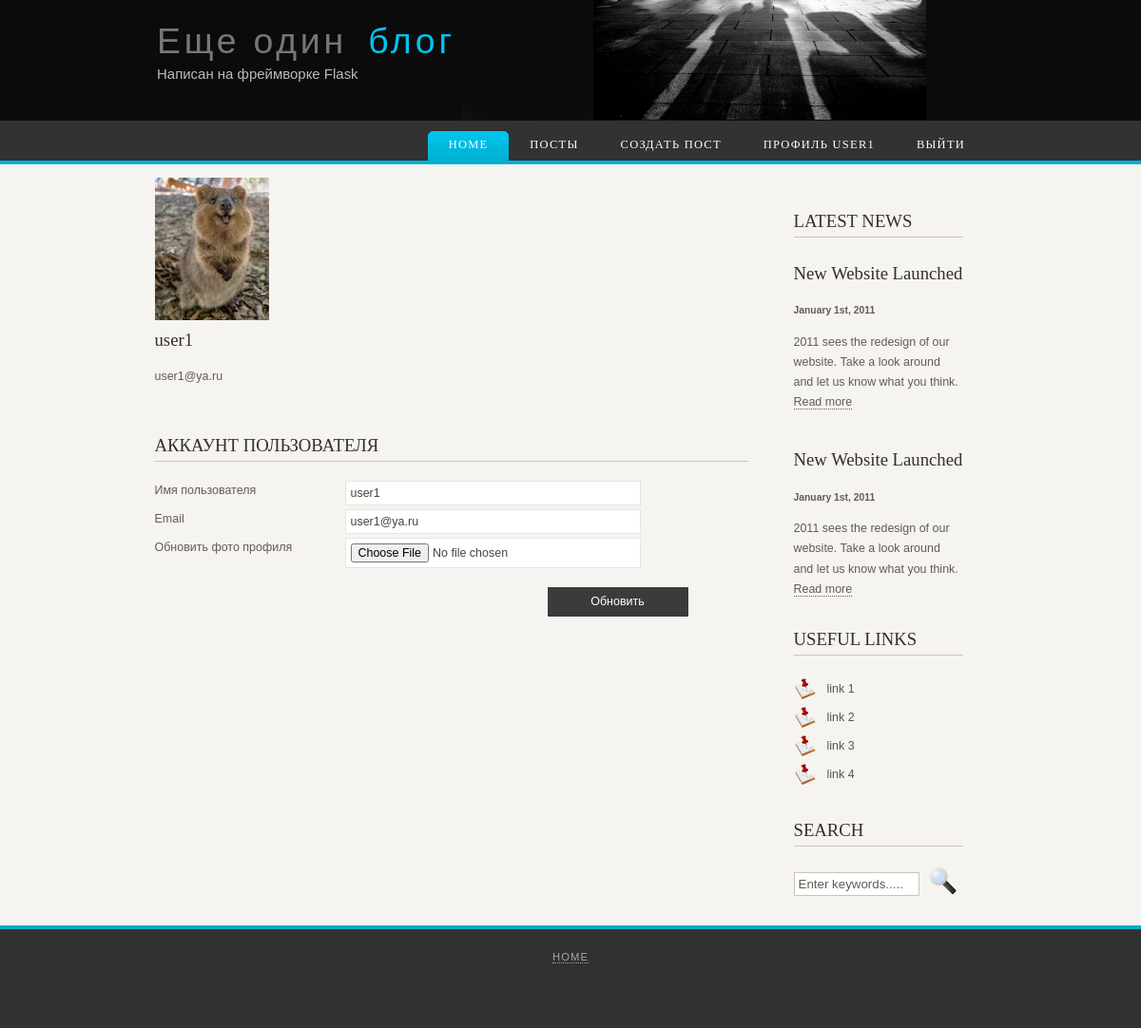
The app's page /account (signed in) with its own data.
### my_flask_blog/models.py (models this page shows, shortened)
class User(db.Model, UserMixin):
    id = db.Column(db.Integer, primary_key=True)
    username = db.Column(db.String(20), unique=True, nullable=False)
    email = db.Column(db.String(120), unique=True, nullable=False)
    image_file = db.Column(db.String(20), nullable=False, default='default.png')
    password = db.Column(db.String(60), nullable=False)
    posts = db.relationship('Post', backref='author', lazy=True)
    active = db.Column(db.Boolean(), default=True)
    roles = db.relationship('Role', secondary=roles_users, backref=db.backref('users', lazy='dynamic'))
    @property
    def is_authenticated(self):
        return True

### my_flask_blog/users/routes.py (the view)
@users.route("/account", methods=['GET', 'POST'])
@login_required
def account():
    form = UpdateAccountForm()
    if form.validate_on_submit():
        if form.picture.data:
            picture_file = save_picture(form.picture.data)
            current_user.image_file = picture_file
        current_user.username = form.username.data
        current_user.email = form.email.data
        db.session.commit()
        flash('Ваш аккаунт был обновлен!', 'success')
        return redirect(url_for('users.account'))
    elif request.method == 'GET':
        form.username.data = current_user.username
        form.email.data = current_user.email
        page = request.args.get('page', 1, type=int)
        user = User.query.filter_by(username=form.username.data).first_or_404()
        posts = Post.query.filter_by(author=user).order_by(Post.date_posted.desc()).paginate(page=page, per_page=5)
    image_file = url_for('static', filename='profile_pics/' + current_user.image_file)
    return render_template('account.html', title='Account', image_file=image_file, form=form, posts=posts, user=user)

### my_flask_blog/users/forms.py (shortened to what this page needs)
class UpdateAccountForm(FlaskForm):
    username = StringField('Имя пользователя', validators=[DataRequired(), Length(min=2, max=20)])
    email = StringField('Email', validators=[DataRequired(), Email()])
    picture = FileField('Обновить фото профиля', validators=[FileAllowed(['jpg', 'png'])])
    submit = SubmitField('Обновить')

### my_flask_blog/templates/account.html (shortened to what this page needs)
{% extends "base.html" %}
{% block content %}
      <div class="media">
          <img src="{{ image_file }}">
          <h2>{{ current_user.username }}</h2>
          <p>{{ current_user.email }}</p>
      </div>
        <div id="content">
        <h1>Аккаунт пользователя</h1>
        <form action="" method="post" enctype="multipart/form-data">
          <div class="form_settings">
            <p><span>Имя пользователя</span><input class="contact" type="text" name="username" value="{{ current_user.username }}" />
            </p>
            <p><span>Email</span><input class="contact" type="text" name="email" value="{{ current_user.email }}" />
            </p>
              <p>
                  <span>{{ form.picture.label() }}</span>
                  {{ form.picture(class="form-control-file") }}
              </p>
            <p style="padding-top: 15px"><span>&nbsp;</span><input class="submit" type="submit" name="submit" value="Обновить" /></p>
          </div>
        </form>
      </div>
{% endblock %}

### my_flask_blog/templates/base.html (shortened to what this page needs)
<!DOCTYPE HTML>
<html>
<head>
  <link rel="stylesheet" type="text/css" href="{{ url_for('static', filename='style/style.css') }}" />
</head>
<body>
  <div id="main">
    <div id="header">
      <div id="logo">
        <div id="logo_text">
          <h1><a href="{{ url_for('main.home') }}">Еще один<span class="logo_colour">&ensp;блог</span></a></h1>
          <h2>Написан на фреймворке Flask</h2>
        </div>
      </div>
      <div id="menubar">
        <ul id="menu">
          <li class="selected"><a href="{{ url_for('main.home') }}">Home</a></li>
          {% if current_user.is_authenticated %}
          <li><a href="{{ url_for('posts.allpost') }}">Посты</a></li>
          <li><a href="{{ url_for('posts.new_post') }}">Создать пост</a></li>
          <li><a href="{{ url_for('users.account') }}">Профиль {{ current_user.username }}</a></li>
          <li><a href="{{ url_for('users.logout') }}">Выйти</a></li>
          {% else %}
          <li><a href="{{ url_for('users.login') }}">Войти</a></li>
          <li><a href="{{ url_for('users.register') }}">Зарегистрироваться</a></li>
          {% endif %}
        </ul>
      </div>
    </div>
    <div id="site_content">
      <div class="sidebar">
        <h3>Latest News</h3>
        <h4>New Website Launched</h4>
        <h5>January 1st, 2011</h5>
        <p>2011 sees the redesign of our website. Take a look around and let us know what you think.<br /><a href="#">Read more</a></p>
        <p></p>
        <h4>New Website Launched</h4>
        <h5>January 1st, 2011</h5>
        <p>2011 sees the redesign of our website. Take a look around and let us know what you think.<br /><a href="#">Read more</a></p>
        <h3>Useful Links</h3>
        <ul>
          <li><a href="#">link 1</a></li>
          <li><a href="#">link 2</a></li>
          <li><a href="#">link 3</a></li>
          <li><a href="#">link 4</a></li>
        </ul>
        <h3>Search</h3>
        <form method="post" action="#" id="search_form">
          <p>
            <input class="search" type="text" name="search_field" value="Enter keywords....." />
            <input name="search" type="image" style="border: 0; margin: 0 0 -9px 5px;" src="../static/style/search.png" alt="Search" title="Search" />
          </p>
        </form>
      </div>
            {% block content %}{% endblock %}
    </div>
    <div id="footer">
      <p><a href="{{ url_for('main.home') }}">Home</a></p>
    </div>
  </div>
</body>
</html>

### my_flask_blog/static/style/style.css (style rules this page uses)
html { height: 100%; }
body { font-family: "lucida sans", arial, sans-serif; padding: 0px; margin: 0px; font-size: .78em; background: #F6F4F0; color: #635B53; }
p { margin: 0px; padding: 0px 0px 16px 0px; line-height: 1.7em; }
h1, h2, h3, h4 { font-size: 150%; padding: 7px 0px 5px 0px; margin: 0px 0px 12px 0px; font-weight: normal; color: #342F28; font-family: serif; }
h1, h3 { text-transform: uppercase; margin: 10px 0px 20px 0px; padding: 5px 20px 5px 0px; border-bottom: 1px solid #CCC6B4; }
a, a:hover { border-bottom: 1px dotted; color: #635B53; text-decoration: none; }
img { border: 0px; margin: 0px; padding: 0px; }
a { outline: none; }
form { padding: 0; margin: 0; }
ul { margin: 2px 0px 18px 16px; padding: 0px; }
ul li { list-style-type: square; margin: 0px 0px 6px 0px; padding: 0px; }
#main, #logo, #menubar, #site_content, #footer { margin-left: auto; margin-right: auto; }
#header { background: url(back.png) repeat-x; }
#logo { width: 870px; height: 127px; position: relative; background: transparent url(logo.png) no-repeat right; }
#logo #logo_text { position: absolute; top: 0; left: 0; }
#logo h1, #logo h2 { font: normal 300% 'century gothic', arial, sans-serif; border-bottom: 0; text-transform: none; margin: 0 0 0 9px; }
#logo_text h1, #logo_text h1 a, #logo_text h1 a:hover { padding: 22px 0 0 0; color: #777; letter-spacing: 0.1em; text-decoration: none; }
#logo_text h1 a .logo_colour { color: #00C5EE; }
#logo_text h2 { font-size: 120%; padding: 4px 0 0 0; color: #BBB; }
#logo h1, #logo h2 { margin: 0; font-family: "century gothic", arial, sans-serif; }
#logo h1 { font-size: 300%; padding: 22px 0px 0px 0px; color: #777; }
#logo h2 { font-size: 120%; padding: 4px 0px 0px 0px; color: #BBB; }
#logo a { border: none; }
#menubar { width: 870px; height: 46px; padding-top: 4px; padding-left: 4px; }
ul#menu { float: right; margin: 0px; }
ul#menu li { float: left; margin: 5px 0 0 0; padding: 0 0 0 6px; list-style: none; }
ul#menu li a { letter-spacing: 0.1em; font-family: serif; font-size: 100%; display: block; float: left; height: 20px; text-decoration: none; padding: 9px 22px 5px 16px; text-align: center; color: #FFF; text-transform: uppercase; border: none; }
ul#menu li.selected a { height: 20px; padding: 7px 22px 4px 16px; }
ul#menu li.selected { margin: 7px 0 0 0; background: #635B53 url(tabs.png) no-repeat 0 0px; }
ul#menu li.selected a, ul#menu li.selected a:hover { background: #635B53 url(tabs.png) no-repeat 100% 0px; color: #FFF; }
#site_content { width: 875px; margin-top: 10px; overflow: hidden; }
.sidebar { float: right; width: 178px; padding: 20px 25px 15px 15px; }
.sidebar ul { width: 178px; padding-top: 4px; margin: 4px 0px 30px 0px; }
.sidebar li { list-style: none; padding: 0px 0px 2px 0px; }
.sidebar li a, .sidebar li a:hover { text-decoration: none; padding: 4px 0px 4px 35px; display: block; background: transparent url(arrow.png) no-repeat left center; color: #555; border: none; }
#content { text-align: left; width: 624px; float: left; padding: 20px 10px 15px 0px; }
#footer { width: 100%; font-family: sans-serif; font-size: 90%; height: 80px; padding: 20px 0px 4px 0px; margin-bottom: 20px; text-align: center; background: #313131; color: #A8AA94; border-top: 4px solid #00AFCE; text-transform: uppercase; letter-spacing: 0.1em; }
#footer a { color: #A8AA94; text-decoration: none; }
.search { width: 122px; border: 1px solid #CCC6B4; padding: 4px; color: #635B53; }
.form_settings { margin: 15px 0 0 0; }
.form_settings p { padding: 0 0 4px 0; }
.form_settings span { float: left; width: 200px; text-align: left; }
.form_settings input, .form_settings textarea { padding: 5px; width: 299px; font: 100% arial; border: 1px solid #E5E5DB; background: #FFF; color: #47433F; }
.form_settings .submit { font: 100% arial; border: 1px solid; width: 150px; margin: 0 0 0 212px; height: 33px; padding: 2px 0 3px 0; cursor: pointer; background: #3B3B3B; color: #FFF; }

### records on screen
User: username "USER1", username "user1", email "user1@ya.ru"
